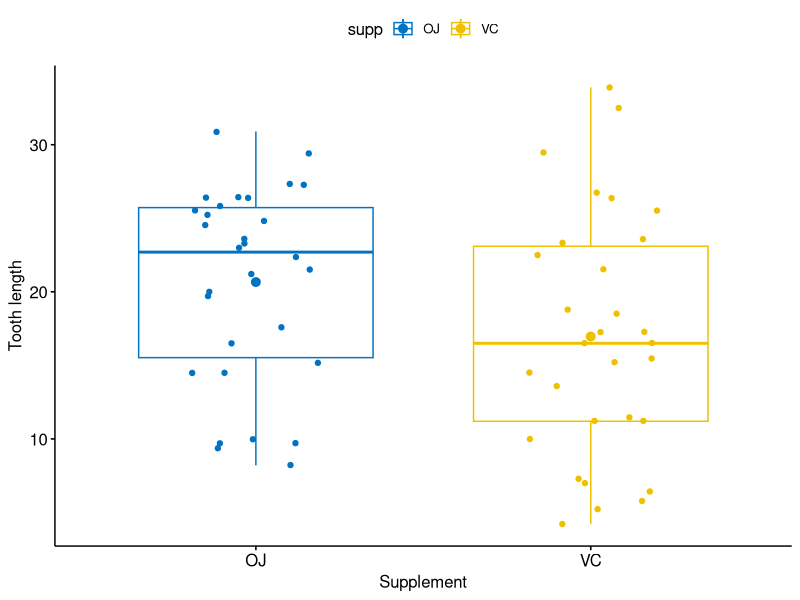

The R script that drew this image:
# Datanovia
# Biostatistics
# Comparing Two Groups
# Cohen’s d Effect Size in R: Formula, Interpretation & Calculation
# https://www.datanovia.com/learn/biostatistics/two-groups/cohens-d-effect-size

# Packages ----

library(rstatix)
library(ggpubr)

# The data ----

data("ToothGrowth")
head(ToothGrowth, 3)

ggboxplot(
  ToothGrowth, x = "supp", y = "len",
  color = "supp", palette = "jco",
  add = c("jitter", "mean"), xlab = "Supplement", ylab = "Tooth length"
)

# Cohen's d for an independent t-test ----

sd_pooled <- ToothGrowth |> 
  dplyr::mutate(diff_sq = (len - mean(len))^2,
         .by = supp) |> 
  dplyr::mutate(sd_pooled = sqrt(sum(diff_sq / 58))) |> 
  dplyr::distinct(sd_pooled) |> 
  dplyr::pull()

mean_OJ <- ToothGrowth |> 
  dplyr::filter(supp == "OJ") |> 
  dplyr::summarise(mean_OJ = mean(len)) |> 
  dplyr::pull()

mean_VC <- ToothGrowth |> 
  dplyr::filter(supp == "VC") |> 
  dplyr::summarise(mean_VC = mean(len)) |> 
  dplyr::pull()
  
(mean_OJ - mean_VC) / sd_pooled

ToothGrowth |> 
  cohens_d(len ~ supp, var.equal = TRUE)

# Hedge's correction for small samples :
# Divide Cohen's d by (N - 3) / (N - 2.25) where N = n1 + n2
# Small samples: N < 50

ToothGrowth |> 
  cohens_d(len ~ supp, var.equal = TRUE,
           hedges.correction = TRUE)

# Welch version 
var_OJ <- ToothGrowth |> 
  dplyr::filter(supp == "OJ") |> 
  dplyr::summarise(var_OJ = var(len)) |> 
  dplyr::pull()

var_VC <- ToothGrowth |> 
  dplyr::filter(supp == "VC") |> 
  dplyr::summarise(var_VC = var(len)) |> 
  dplyr::pull()

(mean_OJ - mean_VC) / (sqrt((var_OJ + var_VC) / 2))

ToothGrowth |> 
  cohens_d(len ~ supp, var.equal = FALSE)

# Cohen's d for a one-sample t-test ----

# d = (m - mu) / s

(mean(ToothGrowth$len) - 0) / sd(ToothGrowth$len)

ToothGrowth |> 
  cohens_d(len ~ 1, mu = 0)

# Cohen's d for a paired test ----

# d = mean(diff) / sd(diff)

diffs <- ToothGrowth$len[1:30] - ToothGrowth$len[31:60]
mean(diffs) / sd(diffs)


ToothGrowth |> 
  cohens_d(len ~ supp, paired = TRUE)
